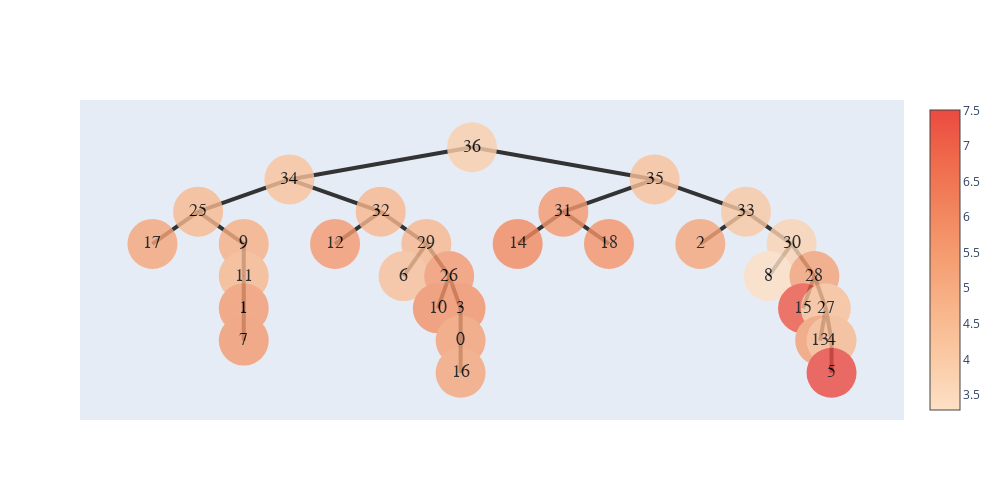

The code cell stored with this chart in its notebook:
### Code cell
pos_1 = pd.read_csv("./datas/merge6/datas.csv",index_col="Unnamed: 0").values
edge_1 = np.load("./datas/merge6/datalink.npy");
father_name1 = np.load("./datas/merge6/dataxy.npy")
father_name1 = father_name1.astype(np.int)
n1 = len(edge_1)
n_points = len(pos_1);
nodes1 = [node(name=str(i),son=[]) for i in range(n1)];
for i in range(n1):
    if(edge_1[i]!=-1):
        nodes1[edge_1[i]].son.append(nodes1[i])
    nodes1[i].name = str(father_name1[i])
    if(father_name1[i]<n_points):
        nodes1[i].value = pos_1[father_name1[i]]
    else:
        nodes1[i].value = 0.0
for i in range(n1-1,-1,-1):
    if(type(nodes1[i].value) == float):
        count = 0;
        now = 0;
        for son in nodes1[i].son:
            if(count==0):
                now = son.value;
            else:
                now = now + son.value;
            count += 1
        nodes1[i].value = now/count
show_tree(nodes1[0]).show_fig()

### Figure 1 — Plotly figure (JSON) as saved in the notebook; plotly's stock layout.template omitted (floating-point values rounded to 4 significant figures)
{"data": [{"hoverinfo": "text", "marker": {"color": [3.848, 4.286, 4.58, 5.163, 4.884, 4.643, 5.47, 5.523, 4.624, 5.544, 4.597, 4.337, 5.532, 5.769, 5.716, 5.335, 5.164, 4.296, 5.53, 5.965, 5.685, 4.039, 5.184, 3.729, 3.288, 5.284, 7.202, 4.349, 5.375, 4.556, 7.506], "colorscale": [[0, "rgb(253, 224, 197)"], [0.1667, "rgb(250, 203, 166)"], [0.3333, "rgb(248, 181, 139)"], [0.5, "rgb(245, 158, 114)"], [0.6667, "rgb(242, 133, 93)"], [0.8333, "rgb(239, 106, 76)"], [1, "rgb(235, 74, 64)"]], "showscale": true, "size": 50, "symbol": "circle-dot"}, "mode": "markers+text", "opacity": 0.8, "text": ["36", "34", "25", "17", "9", "11", "1", "7", "32", "12", "29", "6", "26", "10", "3", "0", "16", "35", "31", "14", "18", "33", "2", "30", "8", "28", "15", "27", "13", "4", "5"], "textfont": {"color": "#000000", "family": "sans serif", "size": 18}, "type": "scatter", "x": [5.5, 3.25, 2.125, 1.562, 2.688, 2.688, 2.688, 2.688, 4.375, 3.812, 4.938, 4.656, 5.219, 5.078, 5.359, 5.359, 5.359, 7.75, 6.625, 6.062, 7.188, 8.875, 8.312, 9.438, 9.156, 9.719, 9.578, 9.859, 9.789, 9.93, 9.93], "y": [5, 3.5, 2, 0.5, 0.5, -1, -2.5, -4, 2, 0.5, 0.5, -1, -1, -2.5, -2.5, -4, -5.5, 3.5, 2, 0.5, 0.5, 2, 0.5, 0.5, -1, -1, -2.5, -2.5, -4, -4, -5.5]}], "layout": {"height": 500, "shapes": [{"layer": "below", "line": {"color": "#333", "width": 4}, "type": "line", "x0": 5.5, "x1": 5.5, "y0": 5, "y1": 5}, {"layer": "below", "line": {"color": "#333", "width": 4}, "type": "line", "x0": 5.5, "x1": 3.25, "y0": 5, "y1": 3.5}, {"layer": "below", "line": {"color": "#333", "width": 4}, "type": "line", "x0": 3.25, "x1": 2.125, "y0": 3.5, "y1": 2}, {"layer": "below", "line": {"color": "#333", "width": 4}, "type": "line", "x0": 2.125, "x1": 1.562, "y0": 2, "y1": 0.5}, {"layer": "below", "line": {"color": "#333", "width": 4}, "type": "line", "x0": 2.125, "x1": 2.688, "y0": 2, "y1": 0.5}, {"layer": "below", "line": {"color": "#333", "width": 4}, "type": "line", "x0": 2.688, "x1": 2.688, "y0": 0.5, "y1": -1}, {"layer": "below", "line": {"color": "#333", "width": 4}, "type": "line", "x0": 2.688, "x1": 2.688, "y0": -1, "y1": -2.5}, {"layer": "below", "line": {"color": "#333", "width": 4}, "type": "line", "x0": 2.688, "x1": 2.688, "y0": -2.5, "y1": -4}, {"layer": "below", "line": {"color": "#333", "width": 4}, "type": "line", "x0": 3.25, "x1": 4.375, "y0": 3.5, "y1": 2}, {"layer": "below", "line": {"color": "#333", "width": 4}, "type": "line", "x0": 4.375, "x1": 3.812, "y0": 2, "y1": 0.5}, {"layer": "below", "line": {"color": "#333", "width": 4}, "type": "line", "x0": 4.375, "x1": 4.938, "y0": 2, "y1": 0.5}, {"layer": "below", "line": {"color": "#333", "width": 4}, "type": "line", "x0": 4.938, "x1": 4.656, "y0": 0.5, "y1": -1}, {"layer": "below", "line": {"color": "#333", "width": 4}, "type": "line", "x0": 4.938, "x1": 5.219, "y0": 0.5, "y1": -1}, {"layer": "below", "line": {"color": "#333", "width": 4}, "type": "line", "x0": 5.219, "x1": 5.078, "y0": -1, "y1": -2.5}, {"layer": "below", "line": {"color": "#333", "width": 4}, "type": "line", "x0": 5.219, "x1": 5.359, "y0": -1, "y1": -2.5}, {"layer": "below", "line": {"color": "#333", "width": 4}, "type": "line", "x0": 5.359, "x1": 5.359, "y0": -2.5, "y1": -4}, {"layer": "below", "line": {"color": "#333", "width": 4}, "type": "line", "x0": 5.359, "x1": 5.359, "y0": -4, "y1": -5.5}, {"layer": "below", "line": {"color": "#333", "width": 4}, "type": "line", "x0": 5.5, "x1": 7.75, "y0": 5, "y1": 3.5}, {"layer": "below", "line": {"color": "#333", "width": 4}, "type": "line", "x0": 7.75, "x1": 6.625, "y0": 3.5, "y1": 2}, {"layer": "below", "line": {"color": "#333", "width": 4}, "type": "line", "x0": 6.625, "x1": 6.062, "y0": 2, "y1": 0.5}, {"layer": "below", "line": {"color": "#333", "width": 4}, "type": "line", "x0": 6.625, "x1": 7.188, "y0": 2, "y1": 0.5}, {"layer": "below", "line": {"color": "#333", "width": 4}, "type": "line", "x0": 7.75, "x1": 8.875, "y0": 3.5, "y1": 2}, {"layer": "below", "line": {"color": "#333", "width": 4}, "type": "line", "x0": 8.875, "x1": 8.312, "y0": 2, "y1": 0.5}, {"layer": "below", "line": {"color": "#333", "width": 4}, "type": "line", "x0": 8.875, "x1": 9.438, "y0": 2, "y1": 0.5}, {"layer": "below", "line": {"color": "#333", "width": 4}, "type": "line", "x0": 9.438, "x1": 9.156, "y0": 0.5, "y1": -1}, {"layer": "below", "line": {"color": "#333", "width": 4}, "type": "line", "x0": 9.438, "x1": 9.719, "y0": 0.5, "y1": -1}, {"layer": "below", "line": {"color": "#333", "width": 4}, "type": "line", "x0": 9.719, "x1": 9.578, "y0": -1, "y1": -2.5}, {"layer": "below", "line": {"color": "#333", "width": 4}, "type": "line", "x0": 9.719, "x1": 9.859, "y0": -1, "y1": -2.5}, {"layer": "below", "line": {"color": "#333", "width": 4}, "type": "line", "x0": 9.859, "x1": 9.789, "y0": -2.5, "y1": -4}, {"layer": "below", "line": {"color": "#333", "width": 4}, "type": "line", "x0": 9.859, "x1": 9.93, "y0": -2.5, "y1": -4}, {"layer": "below", "line": {"color": "#333", "width": 4}, "type": "line", "x0": 9.93, "x1": 9.93, "y0": -4, "y1": -5.5}], "width": 1000, "xaxis": {"showgrid": false, "showline": false, "showticklabels": false, "zeroline": false}, "yaxis": {"showgrid": false, "showline": false, "showticklabels": false, "zeroline": false}}}
